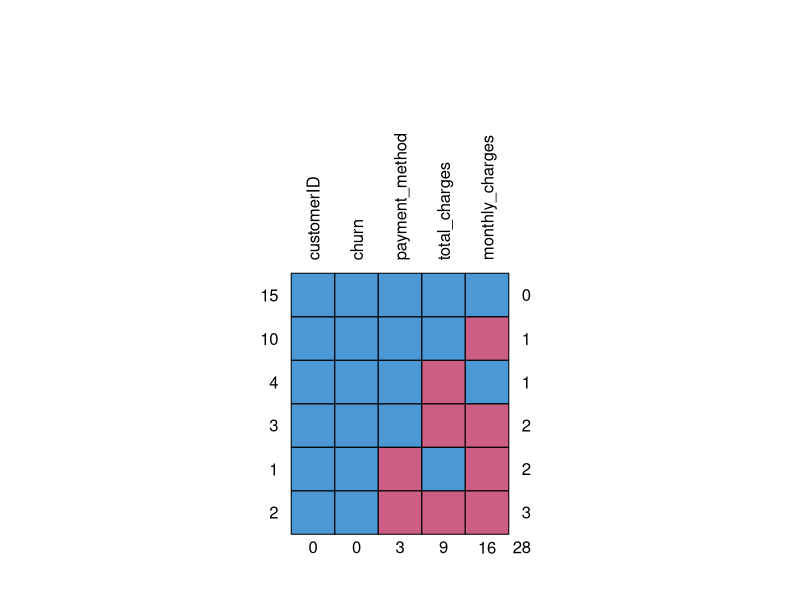
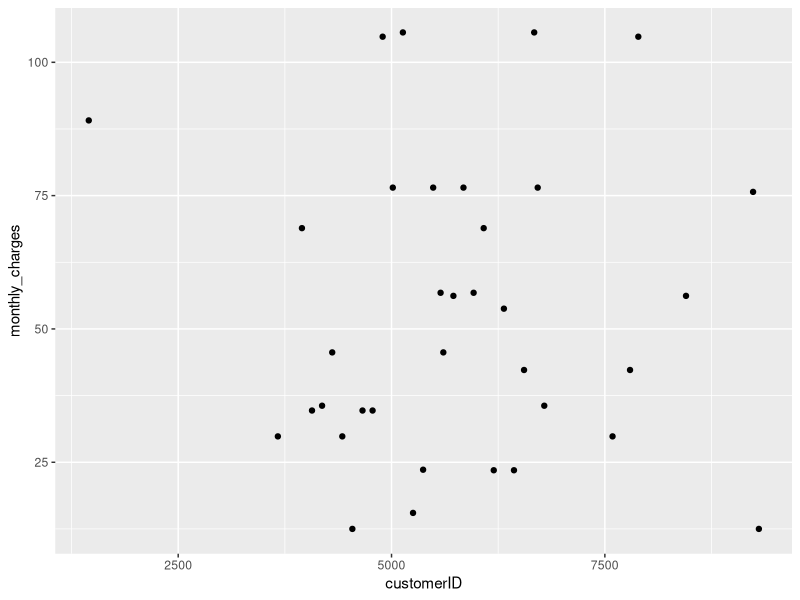

Reproduce these figures in R, in order.
## ---- chunk 1
knitr::opts_chunk$set(echo = TRUE, fig.align = 'center')
library(tidyverse)
## ---- chunk 2
# load in the data
comms_data <- read_csv("data/telecom_data.csv")

# total_charges seems to come through as character, change to numeric
comms_data <- comms_data %>% 
              mutate(total_charges = as.numeric(total_charges))

comms_data %>%
  head(10)
## ---- chunk 3
# We will be using mice library in r
library(mice)
## ---- chunk 4
md.pattern(comms_data, rotate.names = TRUE)
## ---- chunk 5
# lets do the simulations
imputed_data <- mice(comms_data, m=5, maxit = 50, method = 'pmm')

summary(imputed_data)
## ---- chunk 6
imputed_data$imp$monthly_charges
## ---- chunk 7
imputed_data$imp$total_charges
## ---- chunk 8
# get complete data (3rd out of 5)
complete_data <- complete(imputed_data,3)

# plot 
ggplot(complete_data, aes(customerID, monthly_charges)) + geom_point()
## ---- chunk 9
fit <- with(imputed_data, lm(total_charges ~ monthly_charges))
summary(pool(fit))

